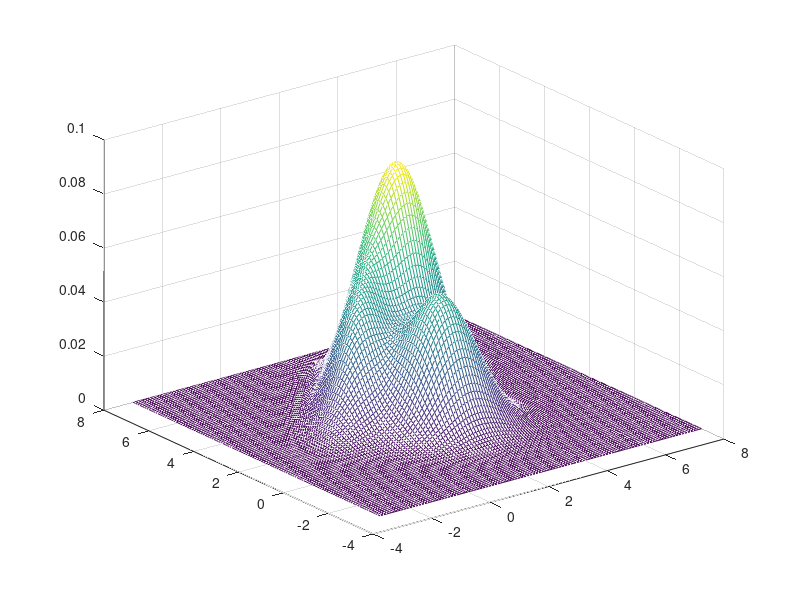
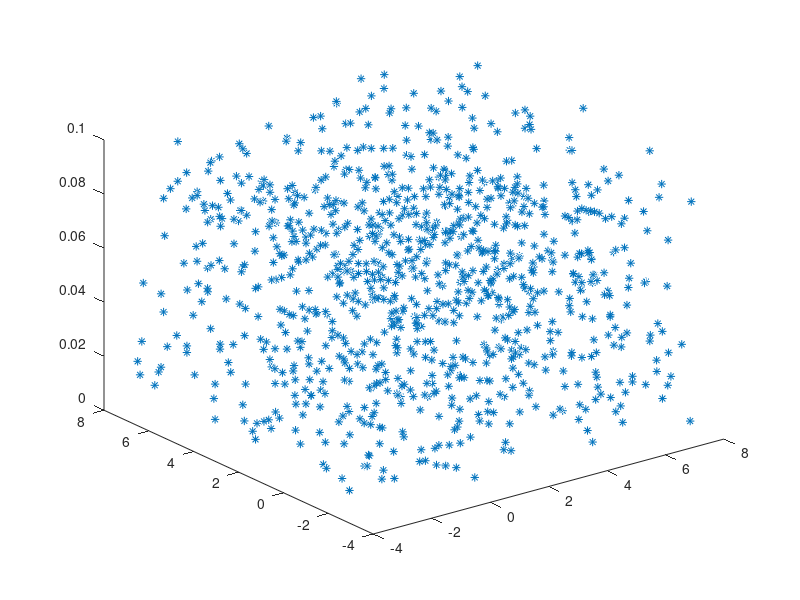
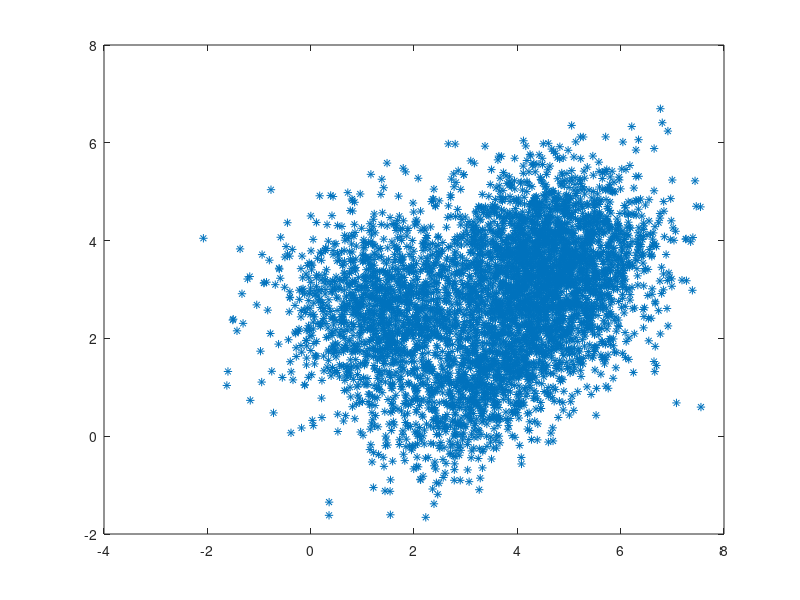

Write MATLAB code to recreate these figures, in order. (Note: this script raises an error after producing the figures.)

% test EM_GMM demo

% GMM-EM算法
%% generate data
alpha = [0.3, 0.2, 0.5];
mu = zeros(2, 3);
sigma = zeros(2, 2, 3);
mu(:, 1) = [1.5; 2.5];
mu(:, 2) = [3.5; 1.2];
mu(:, 3) = [4.6; 3.5];
sigma(:,:, 1) = [1.0, 0.0;0.0 1.0];
sigma(:,:, 2) = [1.0, 0.6;0.6 1.0];
sigma(:,:, 3) = [1.0, 0.1;0.1 1.0];

x = -3:0.1:8;
y = -3:0.1:8;
prob = zeros(length(x), length(y));
for i = 1:length(x)
    for j = 1:length(y)
        for k = 1:3
            d1 = det(sigma(:,:, k));
            d2 = inv(sigma(:,:, k));
            vecx = [x(i); y(j)];
            d3 = -0.5*(vecx-mu(:, k)).'*d2*(vecx-mu(:, k));
            prob(i, j) = prob(i, j) + alpha(k)*1/sqrt((2*pi)^2*d1)*exp(d3);
        end
    end
end
figure; mesh(y, x, prob); shading interp;

dx = -3 + (3+8)*rand(1000, 1);
dy = -3 + (3+8)*rand(1000, 1);
dz = 0.1*rand(1000, 1);
figure; plot3(dx, dy, dz, '*');
X = []; ind = 0;
while ind<=5000 
    probxy = 0.0;
    dx = -3 + (3+8)*rand(1, 1);
    dy = -3 + (3+8)*rand(1, 1);
    dz = 0.1*rand(1, 1);
    for k = 1:3
        d1 = det(sigma(:,:, k));
        d2 = inv(sigma(:,:, k));
        vecx = [dx; dy];
        d3 = -0.5*(vecx-mu(:, k)).'*d2*(vecx-mu(:, k));
        probxy = probxy + alpha(k)*1/sqrt((2*pi)^2*d1)*exp(d3);
    end
    
    if (dz<=probxy)
        ind = ind + 1;
        X(ind, :) = [dx, dy];
    end
    disp(ind);
end

figure; plot(X(:, 1), X(:, 2), '*');


% % 多维高斯分布模型-随机数的产生，这样生成有问题
% r1 = mvnrnd(mu(:, 1).', sigma(:,:, 1), 1000);
% r2 = mvnrnd(mu(:, 2).', sigma(:,:, 2), 1000);
% r3 = mvnrnd(mu(:, 3).', sigma(:,:, 3), 1000);
figure; 
plot(r1(:, 1), r1(:, 2), '+');
hold on;
plot(r2(:, 1), r2(:, 2), '*');
plot(r3(:, 1), r3(:, 2), 'o');








%% processing data
% row = dimension, column = samples
init = 3;
[label, model, llh] = mixGaussEm(X.', init);
